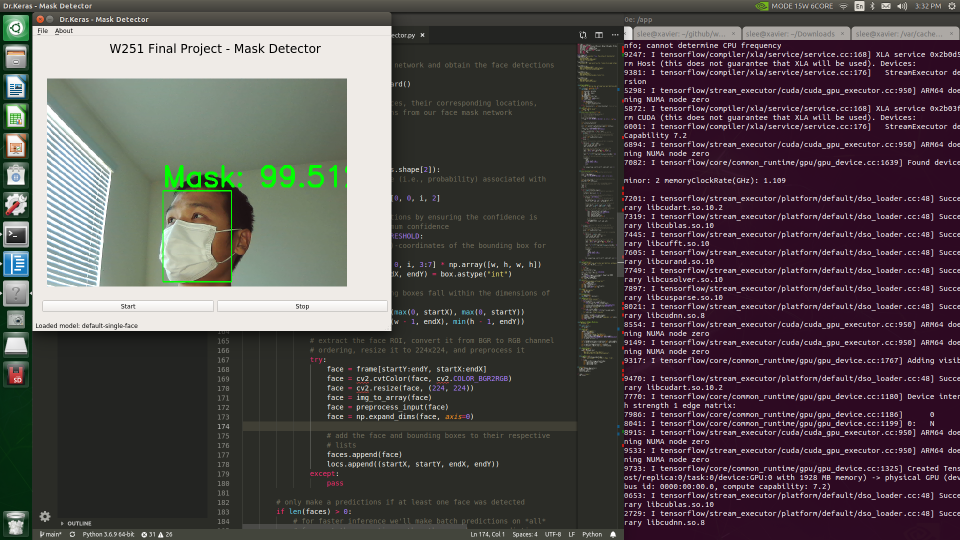
#> input picture edge/imgs/jetson.png, 1920 x 1080 px, given in place of the camera (shown at 1/2 size)
$ python usb_stream.py
#> lines starting #> are read from the running program, lines starting #| are printed output that depends on the picture; after the words box and inside, x2 and y2 are one past the last pixel; in counts of white or black regions, pixels touching at a corner belong together
import cv2
import numpy as np
cv2.namedWindow("preview")
cameraID = 3
vc = cv2.VideoCapture(cameraID)

if vc.isOpened(): # try to get the first frame
    rval, frame = vc.read()
#> frame is the input picture: shape (1080, 1920, 3); mean B, G, R 76.4, 74.7, 82.4
else:
    rval = False

while rval:
    frame_v = cv2.cvtColor(frame, cv2.COLOR_RGB2HSV)[:,:,2]
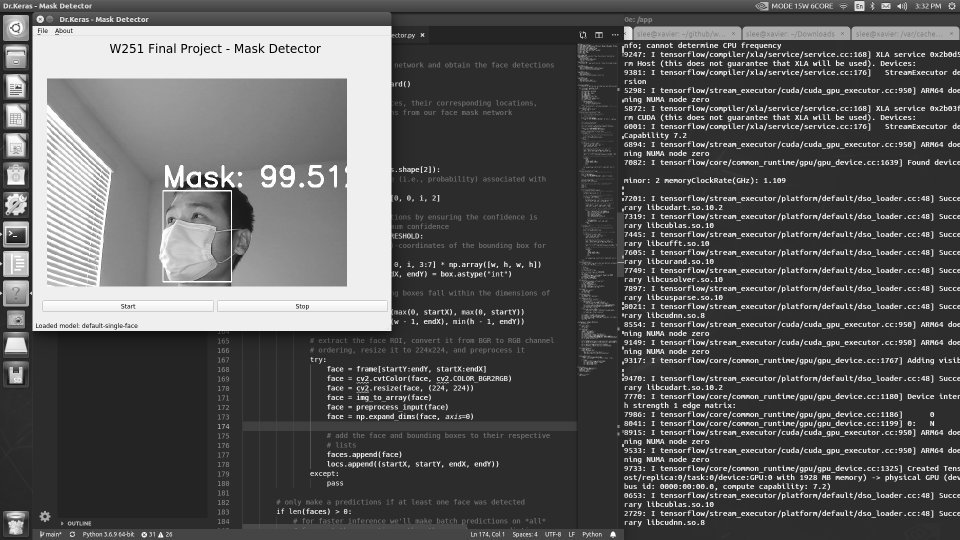
#> frame_v: shape (1080, 1920) (shown at 1/2 size); min 0, max 255, mean 88.5

    blurredBrightness = cv2.bilateralFilter(frame_v,9,150,150)
    thresh = 50
    edges = cv2.Canny(blurredBrightness,thresh,thresh*2, L2gradient=True)
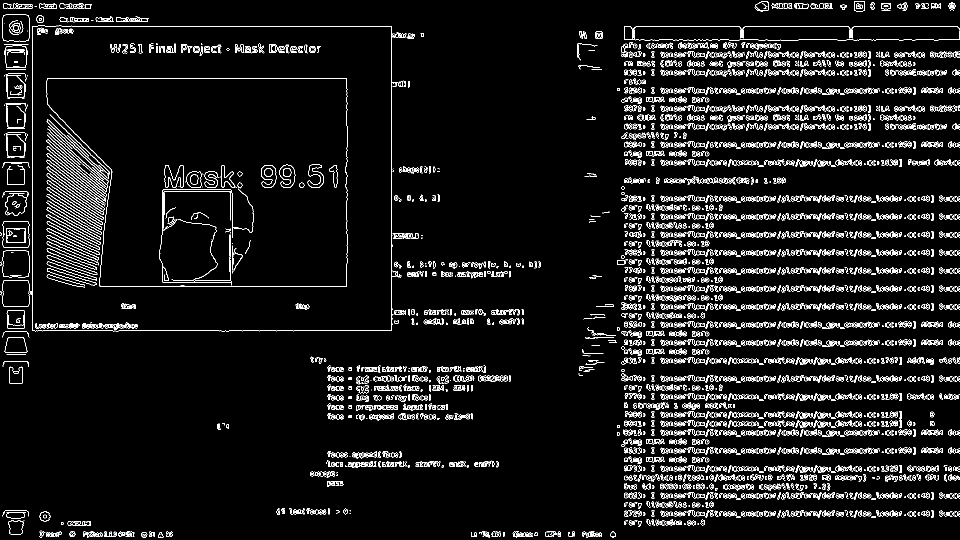
#> edges: shape (1080, 1920) (shown at 1/2 size); 6% white in thin lines or dots

    _,mask = cv2.threshold(blurredBrightness,200,1,cv2.THRESH_BINARY)
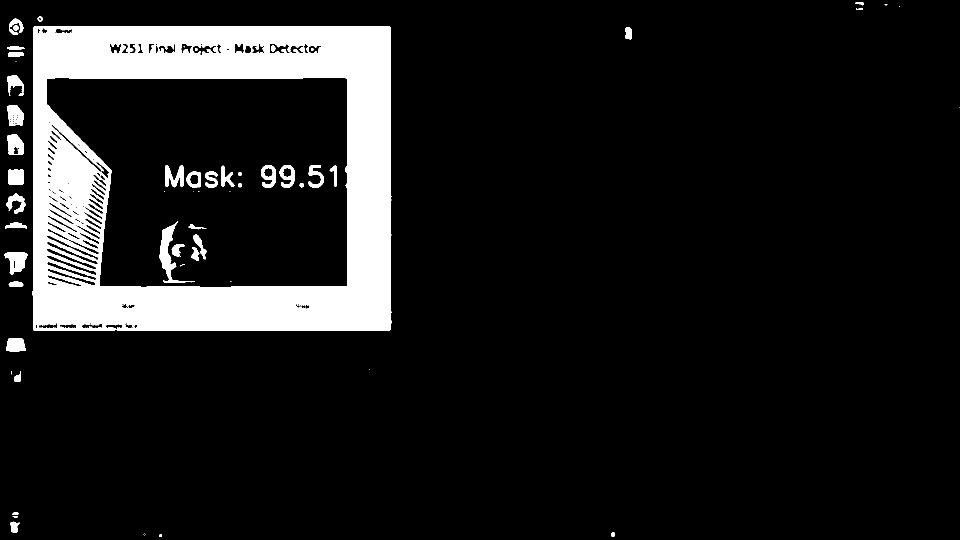
#> mask: shape (1080, 1920) (shown at 1/2 size); values 0 (black) and 1 (white), 10.8% white; 87 white regions (43 under 20 px), largest, box (x1, y1, x2, y2) and area: (65, 53, 783, 661) 206454, (319, 443, 390, 565) 2068, (9, 504, 55, 549) 1274
    erodeSize = 5
    dilateSize = 7
    eroded = cv2.erode(mask, np.ones((erodeSize, erodeSize)))
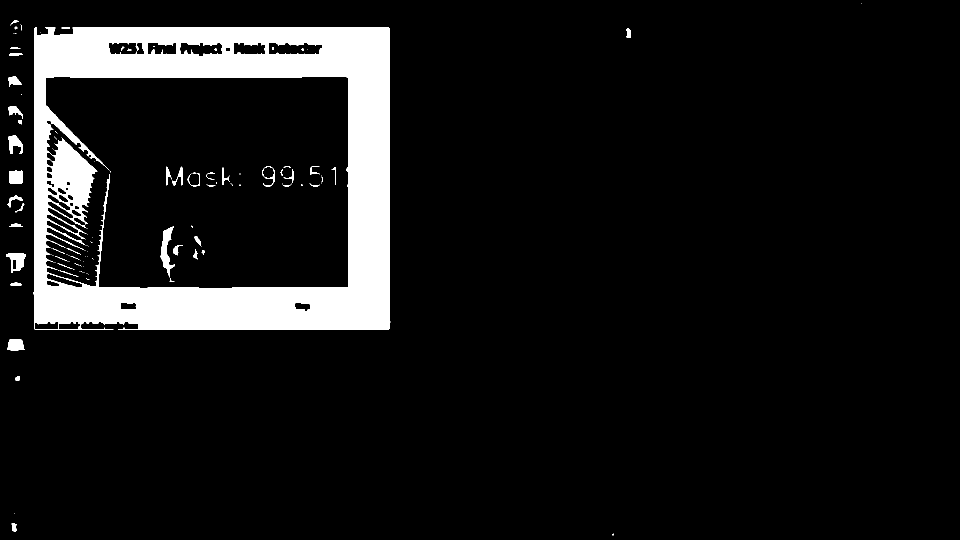
#> eroded: shape (1080, 1920) (shown at 1/2 size); values 0 (black) and 1 (white), 9% white; 128 white regions (80 under 20 px), largest, box (x1, y1, x2, y2) and area: (67, 55, 781, 659) 178326, (321, 452, 350, 555) 1171, (12, 506, 52, 546) 826
    mask = cv2.dilate(eroded, np.ones((dilateSize, dilateSize)))
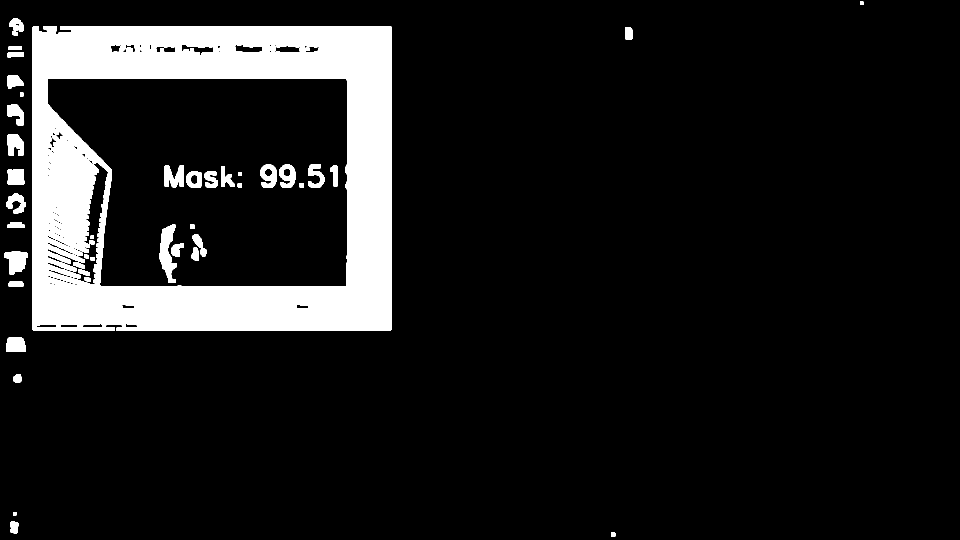
#> mask: shape (1080, 1920) (shown at 1/2 size); values 0 (black) and 1 (white), 11.3% white; 47 white regions, largest, box (x1, y1, x2, y2) and area: (64, 52, 784, 662) 213317, (318, 449, 353, 566) 2251, (9, 503, 55, 549) 1462

    cv2.imshow("preview", cv2.resize(cv2.cvtColor(mask*edges, cv2.COLOR_GRAY2RGB) | frame, (640, 480), interpolation = cv2.INTER_CUBIC))
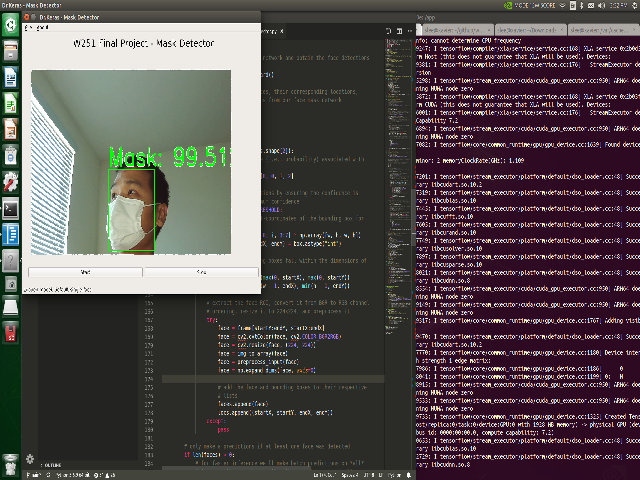
#> window 'preview': shape (480, 640, 3); mean B, G, R 77.8, 76.8, 84.6

    rval, frame = vc.read()
    key = cv2.waitKey(20)
#> (key Esc is pressed here)
    if key == 27: # exit on ESC
        break
